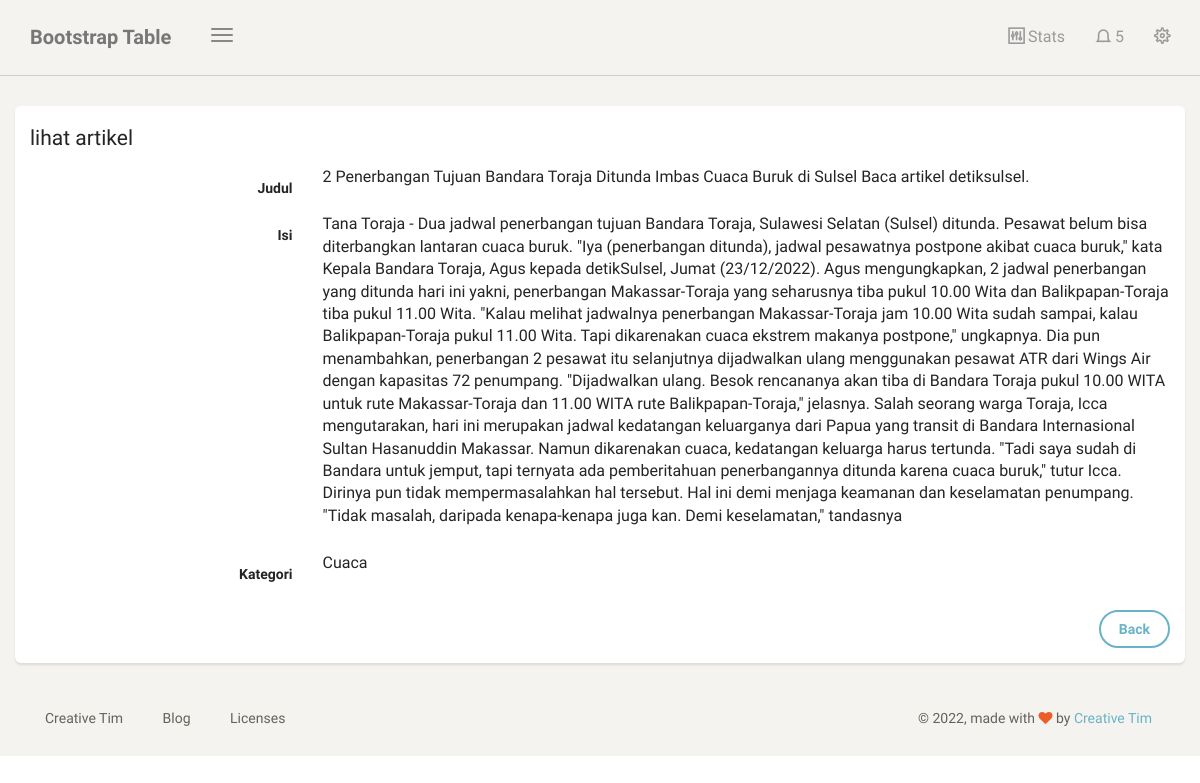
Screenshot of /dashboard/artikel/lihat/6 (signed in) with the database file from the repository.
### cuaca/models.py (models this page shows, shortened)
class Artikel(models.Model):
    nama = models.ForeignKey(User,on_delete=models.CASCADE,blank= True, null=True)
    judul = models.CharField(max_length=100)
    isi = models.TextField(blank= True, null=True )
    kategori = models.ForeignKey(Kategori, on_delete=models.CASCADE, blank=True,null=True)

class Kategori(models.Model):
    nama = models.CharField(max_length=100)
    def __str__(self):
         return self.nama
    class Meta:
        verbose_name_plural = "Kategori"

### cuaca/views.py (the view)
# urls.py: path('artikel/lihat/<str:id>',lihat_artikel, name='lihat_artikel'),
@login_required
def lihat_artikel(request, id):
    template_name = "back/lihat_artikel.html"
    artikel = Artikel.objects.get(id=id)
    context = {
        'title' : 'lihat artikel',
        'artikel' : artikel,
    }
    return render(request, template_name, context)

### templates/back/lihat_artikel.html (shortened to what this page needs)
{% extends 'back/base.html' %}
{% block content %}
<div class="content">
    <div class="container-fluid">
        <div class="row">
            <div class="col-6">
                <div class="card">
                    <form class="form-horizontal" method="POST">
                        <div class="card-header">
                            <h4 class="card-title">
                                {{title}}
                            </h4>
                        </div>
                        <div class="card-content">
                            <div class="form-group">
                                <label class="col-md-3 control-label">Judul</label>
                                <div class="col-md-9">
                                    <p>{{artikel.judul}}</p>
                                </div>
                            </div>
                            <div class="form-group">
                                <label class="col-md-3 control-label">Isi</label>
                                <div class="col-md-9">
                                    <p>{{artikel.isi}}</p>
                                </div>
                            </div>
                            <div class="form-group">
                                <label class="col-md-3 control-label">Kategori</label>
                                <div class="col-md-9">
                                    <p>{{artikel.kategori}}</p>
                                </div>
                            </div>
                        </div>
                        <div class="card-footer text-right">
                            <div class="form-group">
                                <label class="col-md-3"></label>
                                <div class="col-md-9">
                                    <a class="bt btn btn-info" href="{% url 'table_artikel' %}">Back </a>
                                </div>
                            </div>
                        </div>
                    </form>
                </div>
            </div>
        </div>
</div>
{% endblock content %}

### rows the page displays
Artikel: judul "2 Penerbangan Tujuan Bandara Toraja Ditunda Imbas Cuaca Buruk di Sulsel Baca artikel detiksulsel.", isi "Tana Toraja - Dua jadwal penerbangan tujuan Bandara Toraja, Sulawesi Selatan (Sulsel) ditunda. Pesawat belum bisa diterbangkan lantaran cuaca buruk. \"Iya (penerbangan ditunda), jadwal pesawatnya postpone akibat cuaca buruk,\" kata Kepala Bandara Toraja, Agus kepada detikSulsel, Jumat (23/12/2022). Agus mengungkapkan, 2 jadwal penerbangan yang ditunda hari ini yakni, penerbangan Makassar-Toraja yang seharusnya tiba pukul 10.00 Wita dan Balikpapan-Toraja tiba pukul 11.00 Wita. \"Kalau melihat jadwalnya penerbangan Makassar-Toraja jam 10.00 Wita sudah sampai, kalau Balikpapan-Toraja pukul 11.00 Wita. Tapi dikarenakan cuaca ekstrem makanya postpone,\" ungkapnya. Dia pun menambahkan, penerbangan 2…", kategori "Cuaca"

### other values shown
{{ title }} "lihat artikel"
